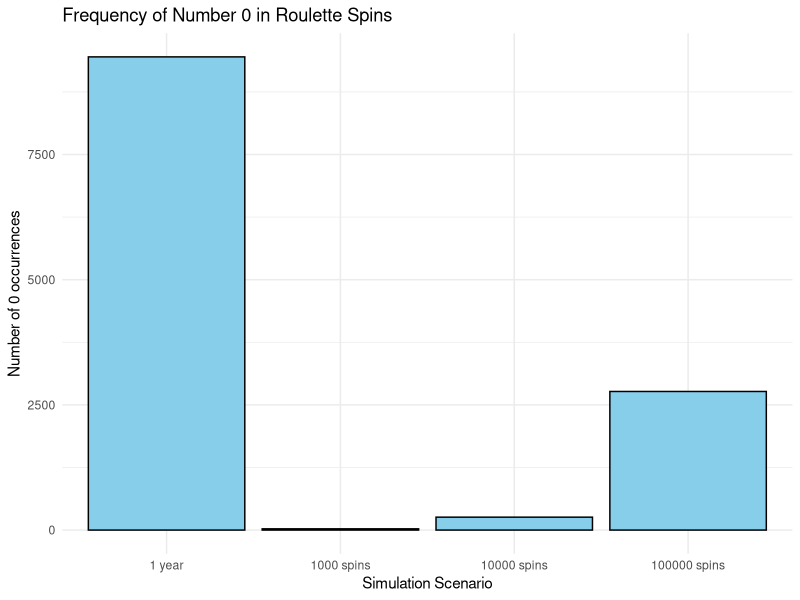

R code for this plot:
## ---- chunk 1
# Function to simulate roulette spins
simulate_roulette_spins <- function(n) {
  set.seed(42)  # Set seed for reproducibility
  numbers <- sample(0:36, n, replace = TRUE)
  return(numbers)
}

# Simulate roulette spins for different scenarios
spins_1000 <- simulate_roulette_spins(1000)
spins_10000 <- simulate_roulette_spins(10000)
spins_100000 <- simulate_roulette_spins(100000)
spins_1_year <- simulate_roulette_spins(365 * 24 * 40)  # One year of spins
## ---- chunk 2
# Function to count occurrences of number 0
count_zero_occurrences <- function(spins) {
  return(sum(spins == 0))
}

# Count occurrences for different scenarios
zero_count_1000 <- count_zero_occurrences(spins_1000)
zero_count_10000 <- count_zero_occurrences(spins_10000)
zero_count_100000 <- count_zero_occurrences(spins_100000)
zero_count_1_year <- count_zero_occurrences(spins_1_year)
## ---- chunk 3
# Create a bar plot for zero occurrences
library(ggplot2)

data <- data.frame(Scenario = c("1000 spins", "10000 spins", "100000 spins", "1 year"),
                   Zero_Count = c(zero_count_1000, zero_count_10000, zero_count_100000, zero_count_1_year))

plot <- ggplot(data, aes(x = Scenario, y = Zero_Count)) +
  geom_bar(stat = "identity", fill = "skyblue", color = "black") +
  labs(title = "Frequency of Number 0 in Roulette Spins",
       x = "Simulation Scenario",
       y = "Number of 0 occurrences") +
  theme_minimal()

print(plot)
